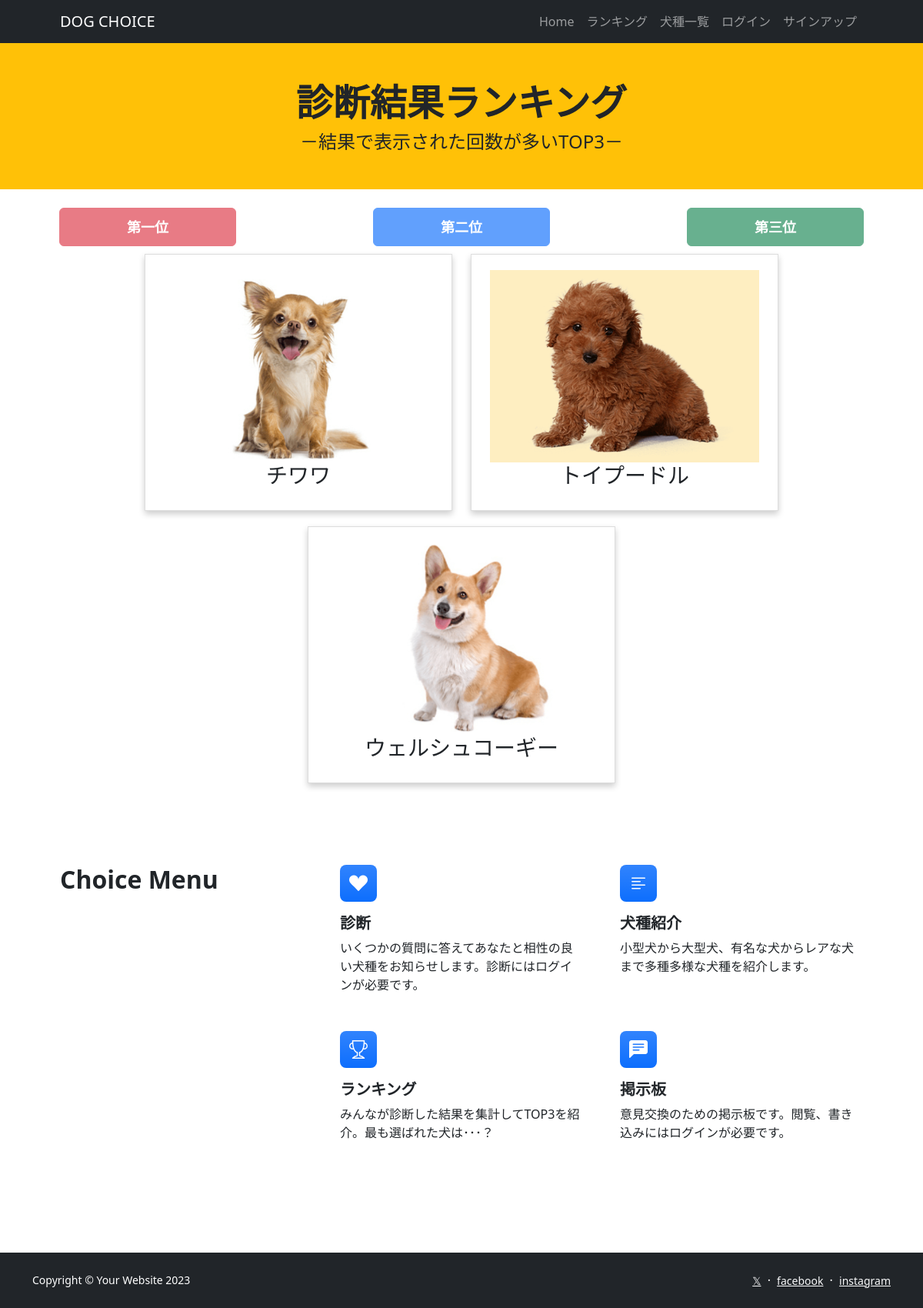
The page /ranking/ on the database its author committed.
### dogapp/models.py (models this page shows, shortened)
class Dogs(models.Model):
    dog_name = models.CharField(verbose_name='犬名', max_length=200)
    image = models.ImageField(verbose_name='イメージ', upload_to='photos')
    comment = models.TextField(verbose_name='コメント',)

### dogapp/views.py (the view)
# urls.py: path('ranking/', views.count_results, name='ranking'),
def count_results(request):
    result_counts = Result.objects.values('result').annotate(count=Count('result')).order_by('-count')[:3]
    dog_info_list = []
    for item in result_counts:
        result_value = item['result']
        dog_record = Dogs.objects.filter(id=result_value).first()
        if dog_record:
            dog_info_list.append({
                'dog_name': dog_record.dog_name,
                'dog_image_url': dog_record.image.url if dog_record.image else None
            })
        else:
            dog_info_list.append({
                'dog_name': '未登録',
                'dog_image_url': '画像なし'
            })
    return render(request, 'ranking.html', {'dog_info_list': dog_info_list})

### dogapp/templates/ranking.html (shortened to what this page needs)
{% extends 'base.html' %}
{% load static %}
{% block header %}
<header class="bg-warning py-0">
  <div class="container px-5">
    <div class="row gx-5 align-items-center justify-content-center">
      <div class="col-lg-8 col-xl-7 col-xxl-6 text-center">
        <div class="my-5">
          <h1 class="display-5 fw-bolder text-dark mb-2">診断結果ランキング</h1>
          <h4 class="text-dark">－結果で表示された回数が多いTOP3－</h4>
        </div>
      </div>
    </div>
  </div>
</header>
{% endblock %}
{% block contents %}
<body>
    <br>
    <div class="background-container">
        <div class="form-container">
            <div class="text-center">
                <div class="row">
                    <div class="col-md-4 offset-md-0">
                        <button type="button" class="btn btn-danger btn-wide" disabled>第一位</button>
                    </div>
                    <div class="col-md-4">
                        <button type="button" class="btn btn-primary btn-wide" disabled>第二位</button>
                    </div>
                    <div class="col-md-4 offset-md-0">
                        <button type="button" class="btn btn-success btn-wide" disabled>第三位</button>
                    </div>
                </div>
            </div>
        </div>
    </div>
    <div class="dog-card-container" style="text-align: center;">
        {% for dog_info in dog_info_list %}
            <div class="dog-card">
                <img src="{{ dog_info.dog_image_url }}" alt="犬の画像" width="350" height="350">
                <h3 class="dog-name">{{ dog_info.dog_name }}</h3>
            </div>
        {% endfor %}
    </div>
</body>
{% endblock %}

### dogapp/templates/ranking.html (style rules this page uses)
.dog-card { border: 1px solid #ddd; padding: 20px; margin: 10px; text-align: center; box-shadow: 0 4px 8px 0 rgba(0, 0, 0, 0.2); transition: 0.3s; width: 400px; display: inline-block; }
.dog-card img { display: block; margin: 0 auto; max-width: 100%; height: 250px; }
.btn-wide { width: 60%; height: 50px; font-size: 18px; font-weight: bold; }

### rows shown on the page
Dogs: dog_name "チワワ"
Dogs: dog_name "トイプードル"
Dogs: dog_name "ウェルシュコーギー"
